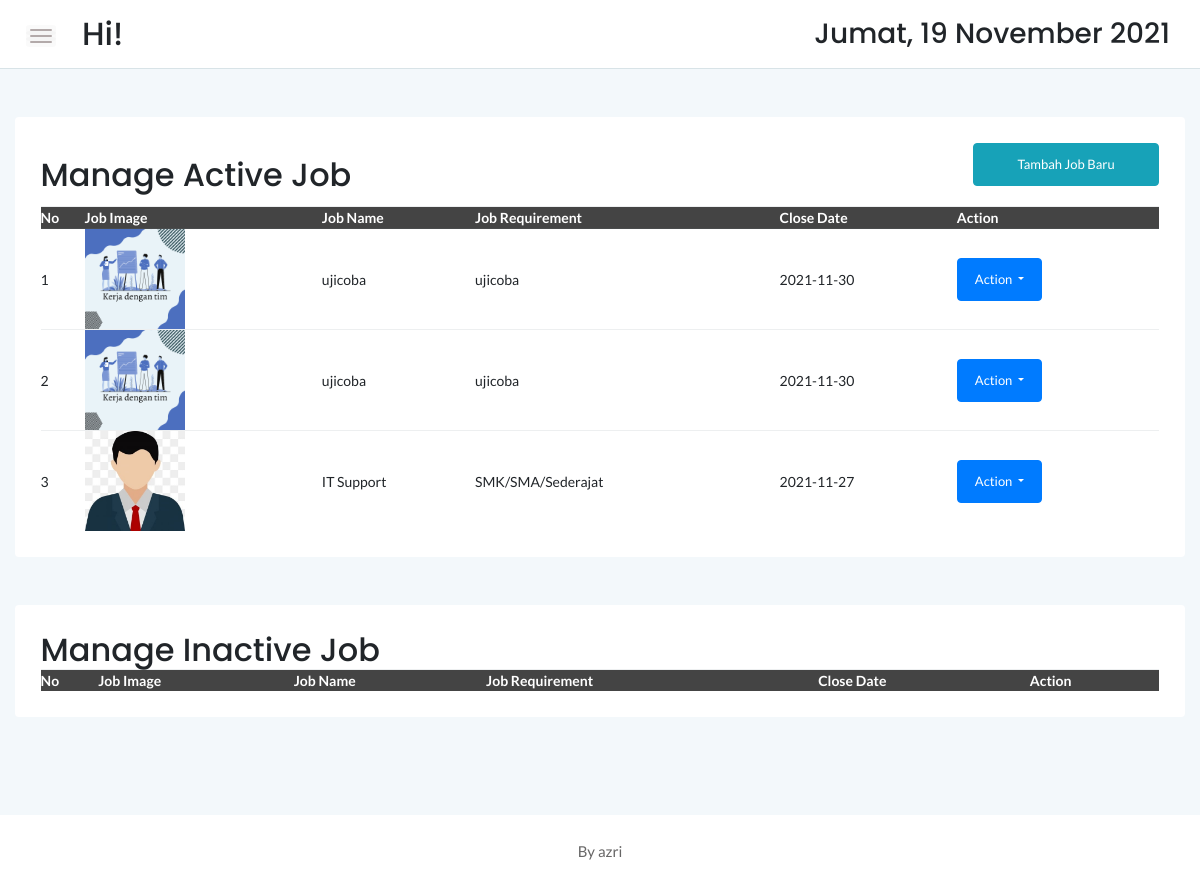
/admin/index.php (signed in), run on the app's committed database.
### tables this page shows
CREATE TABLE `applicant_job` (
  `id` int(11) NOT NULL,
  `jobname` varchar(50) NOT NULL,
  `requirement` text NOT NULL,
  `close_date` date NOT NULL,
  `img` varchar(50) NOT NULL,
  `status` varchar(10) NOT NULL DEFAULT 'Active'
);

### admin/index.php (the view, shortened to what this page needs)
<?php
	include '../dbconnect.php';
?>
<!doctype html>
<html class="no-js" lang="en">
<head>
    <link rel="stylesheet" href="assets/css/bootstrap.min.css">
    <link rel="stylesheet" href="assets/css/font-awesome.min.css">
    <link rel="stylesheet" href="assets/css/themify-icons.css">
    <link rel="stylesheet" href="assets/css/metisMenu.css">
    <link rel="stylesheet" href="assets/css/owl.carousel.min.css">
    <link rel="stylesheet" href="assets/css/slicknav.min.css">
    <link rel="stylesheet" href="https://www.amcharts.com/lib/3/plugins/export/export.css" type="text/css" media="all" />
	<link rel="stylesheet" type="text/css" href="https://cdn.datatables.net/1.10.19/css/jquery.dataTables.min.css">
    <link rel="stylesheet" type="text/css" href="https://cdn.datatables.net/1.10.19/css/jquery.dataTables.css">
    <link rel="stylesheet" type="text/css" href="https://cdn.datatables.net/1.10.18/css/dataTables.bootstrap4.min.css">
    <link rel="stylesheet" type="text/css" href="https://cdn.datatables.net/responsive/2.2.3/css/responsive.bootstrap.min.css">
    <link rel="stylesheet" type="text/css" href="https://cdn.datatables.net/responsive/2.2.3/css/responsive.jqueryui.min.css">
	<link rel="stylesheet" type="text/css" href="https://cdn.datatables.net/buttons/1.5.2/css/buttons.dataTables.min.css">
    <link rel="stylesheet" href="assets/css/typography.css">
    <link rel="stylesheet" href="assets/css/default-css.css">
    <link rel="stylesheet" href="assets/css/styles.css">
    <link rel="stylesheet" href="assets/css/responsive.css">
</head>
<body>
    <div class="page-container">
        <div class="main-content">
            <div class="header-area">
                <div class="row align-items-center">
                    <div class="col-md-6 col-sm-8 clearfix">
                        <div class="nav-btn pull-left">
                            <span></span>
                            <span></span>
                            <span></span>
                        </div>
                        <div class="search-box pull-left">
                            <form action="#">
                                <h2>Hi!</h2>
                            </form>
                        </div>
                    </div>
                    <div class="col-md-6 col-sm-4 clearfix">
                        <ul class="notification-area pull-right">
                            <li><h3><div class="date">
						</b></div></h3>
						</li>
                        </ul>
                    </div>
                </div>
            </div>
            <div class="main-content-inner">
                <div class="row mt-5 mb-5">
                    <div class="col-12">
                        <div class="card">
                            <div class="card-body">
                                <div class="d-sm-flex justify-content-between align-items-center">
									<h2>Manage Active Job</h2>
									<button style="margin-bottom:20px" data-toggle="modal" data-target="#myModal" class="btn btn-info col-md-2"><span class="glyphicon glyphicon-plus"></span>Tambah Job Baru</button>
                                </div>
                                    <div class="data-tables datatable-dark">
										 <table id="dataTable3" class="display" style="width:100%"><thead class="thead-dark">
											<tr>
												<th>No</th>
												<th>Job Image</th>
												<th>Job Name</th>
												<th>Job Requirement</th>
												<th>Close Date</th>
												<th>Action</th>
											</tr></thead><tbody>
											<?php
											$job=mysqli_query($conn,"SELECT * from applicant_job where id > 1 and status='Active' order by id ASC");
											$no=1;
											while($p=mysqli_fetch_array($job)){
													$date2 = $p['close_date'];
													$namajob = $p['jobname'];
												?>
												<tr>
													<td><?php echo $no++ ?></td>
													<td><img src="<?php echo $p['img'] ?>" width="100" height="100" \></td>
													<td><?php echo $namajob ?></td>
													<td><?php echo $p['requirement'] ?></td>
													<td><?php echo $date2;?></td>
													<td>
													<form action="index.php" method="post" enctype="multipart/form-data" >
														<button type="button" class="btn btn-primary dropdown-toggle" data-toggle="dropdown">
														  Action
														</button>
													</form>
													</td>
												</tr>
												<?php
											}
											?>
										</tbody>
										</table>
                                    </div>
                                </div>
                            </div>
                        </div>
                    </div>
					<div class="row mt-5 mb-5">
                    <div class="col-12">
                        <div class="card">
                            <div class="card-body">
                                <div class="d-sm-flex justify-content-between align-items-center">
									<h2>Manage Inactive Job</h2>
                                </div>
                                    <div class="data-tables datatable-dark">
										 <table id="dataTable2" class="display" style="width:100%"><thead class="thead-dark">
											<tr>
												<th>No</th>
												<th>Job Image</th>
												<th>Job Name</th>
												<th>Job Requirement</th>
												<th>Close Date</th>
												<th>Action</th>
											</tr></thead>
										</table>
                                    </div>
                                </div>
                            </div>
                        </div>
                    </div>
                </div>
            </div>
        </div>
        <footer>
            <div class="footer-area">
                <p>By azri</p>
            </div>
        </footer>
</body>
</html>

### admin/assets/css/styles.css (style rules this page uses)
.page-container { width: 100%; height: 100%; min-height: 100vh; padding-left: 280px; -webkit-transition: padding-left 0.3s ease 0s; transition: padding-left 0.3s ease 0s; }
.card { border: none; border-radius: 4px; background-color: #fff; -webkit-transition: all 0.3s ease 0s; transition: all 0.3s ease 0s; }
.card-body { padding: 25.6px; padding: 1.6rem; }
.main-content { width: 100%; background: #F3F8FB; }
.main-content-inner { padding: 0 30px 50px; }
.header-area { padding: 15px 30px; background: #fff; border-bottom: 1px solid #d8e3e7; }
.nav-btn { margin-right: 30px; margin-top: 10px; cursor: pointer; }
.nav-btn span { display: block; width: 22px; height: 2px; background: #b3aaaa; margin: 4px 0; border-radius: 15px; -webkit-transition: all 0.3s ease 0s; transition: all 0.3s ease 0s; box-shadow: 0 0 0 4px rgba(99, 96, 96, 0.03); }
.search-box form { position: relative; }
.notification-area { -webkit-user-select: none; -moz-user-select: none; -ms-user-select: none; user-select: none; position: relative; z-index: 1; }
.notification-area li { display: inline-block; margin-left: 20px; cursor: pointer; -webkit-user-select: none; -moz-user-select: none; -ms-user-select: none; user-select: none; }
.footer-area { text-align: center; padding: 23px 0 19px; background: #fff; }
.footer-area p { color: #676666; margin-bottom: 0; }
.btn { padding: 11px 17px; font-size: 13px; letter-spacing: 0; }
table tr th { border-bottom: none; }
table tr th, table tr td { border-top: 1px solid rgba(120, 130, 140, 0.13) !important; }
.datatable-dark thead { background: #444; color: #fff; }

### admin/assets/css/responsive.css (style rules this page uses)
@media (min-width: 1200px) and (max-width: 1364px) { .main-content-inner { padding: 0 15px 50px; } }
@media (min-width: 1200px) and (max-width: 1364px) { .page-container, .sbar_collapsed.page-container { padding-left: 0; } }

### data on the page
applicant_job: img (picture), jobname "ujicoba", requirement "ujicoba", close_date "2021-11-30"
applicant_job: img (picture), jobname "ujicoba", requirement "ujicoba", close_date "2021-11-30"
applicant_job: img (picture), jobname "IT Support", requirement "SMK/SMA/Sederajat", close_date "2021-11-27"
